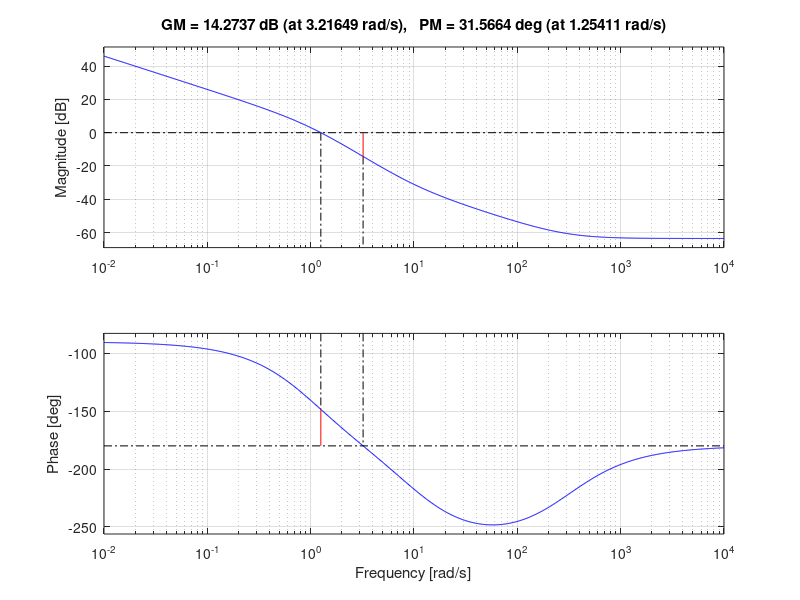

Here is the MATLAB script that generated this plot: (Note: this script raises an error after producing the figure.)
%g = tf([0.0151*68.9272 0.0151],[0.2449 1 0 0])
g = tf([1],[1 1 0])
Gz = c2d(g,0.2)
%margin(g)
%margin(Gz)
gw=d2c(Gz,'Tustin')
kc = 2%calculado antes
gww = gw*kc
margin(gww)
syms a;
a = (1 - sind(28))/(1+sind(28))
c = mag2db(sqrt(a))
w = 1.7
T = 1/(sqrt(a)*w)
%kc = sqrt(1 + (a*T)^2)/sqrt(1 + T^2) %calculado depois
g2 = tf([kc*T kc],[a*T 1])
margin(series(g2,gw))

